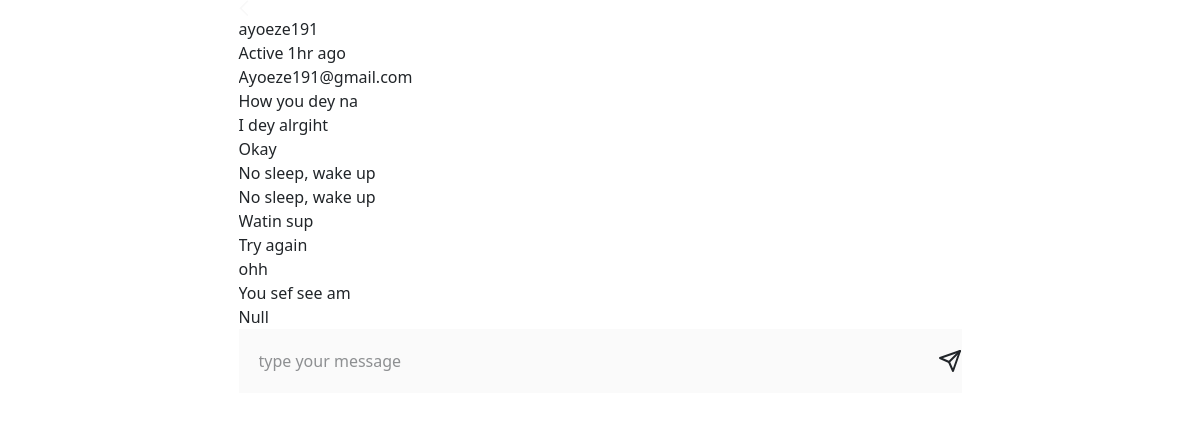
Page /chat/1/ (signed in) on the committed database.
### chat/models.py (models this page shows, shortened)
class Message(models.Model):
    thread = models.ForeignKey(Thread, on_delete=models.CASCADE)
    sender=models.ForeignKey(User, on_delete=models.CASCADE)
    content = models.TextField()
    timestamp = models.DateTimeField(auto_now_add=True)
    read=models.BooleanField(default=False)
    class Meta:
        ordering = ['timestamp']

### chat/views.py (the view)
# urls.py: path("chat/<int:room_id>/", views.room, name="room"),
def room(request, room_id):
    if not request.user.is_authenticated:
        return redirect("login-user")
    friend = User.objects.get(id=room_id)
    print(friend.email, "our friend")
    thread = Thread.objects.annotate(num_users=Count('users')).filter(thread_type='PSN', users=request.user).filter(users=friend,num_users=2
).first()
    Message.objects.filter(thread=thread, read=False).update(read=True)
    messages = Message.objects.filter(thread=thread)
    return render(request, "chat/room.html", {'room_id': room_id, 'messages': messages, 'friend': friend})

### chat/templates/chat/room.html (shortened to what this page needs)
{% extends 'chat/base.html' %}
{% load static tailwind_tags %}
 {% block content %}
  <div class="chat_message  md:h-[90vh] md:mt-[5vh] max-w-[723px] mx-auto h-[100vh]">
<div class="chat-message-header">
    <div><svg width="10" height="17" viewBox="0 0 10 17" fill="none" xmlns="http://www.w3.org/2000/svg">
        <path d="M0.304688 8.25L0.902344 7.65234L7.65234 0.902344L8.25 0.304688L9.41016 1.5L8.84766 2.09766L2.66016 8.25L8.84766 14.4023L9.44531 15L8.25 16.1953L7.65234 15.5977L0.902344 8.84766L0.304688 8.25Z" fill="#F8F8F8"/>
        </svg>
        </div>
    <div class="chat-message-header-details">
    <div class="username">
        <div class="name">{{friend}}</div>
        <div class="active">Active 1hr ago</div>
    </div>
    </div>
</div>
    <div id="chat-log" class="overflow-scroll">
        {% for message in messages %}
            <div class="message {% if message.sender == request.user %}right{% else %}left{% endif %}" >
               <div>
                {{ message.content}}</div></div>
        {% empty %}
        No messages
        {% endfor %}
    </div>
        <div class="relative w-full  flex bg-green-300">
            <div class="bg-[#fafafa] w-full flex gap-[30px]">
    <input id="chat-message-input" class="w-full flex-1 p-[20px]" placeholder="type your message" type="text" ><br>
     <span type="submit" class="flex items-center justify-center" id="chat-message-submit">
        <svg xmlns="http://www.w3.org/2000/svg" width="24" height="24" fill="none" stroke="currentColor" stroke-width="2" stroke-linecap="round" stroke-linejoin="round" class="send-icon">
            <line x1="22" y1="2" x2="11" y2="13"></line>
            <polygon points="22 2 15 22 11 13 2 9 22 2"></polygon>
          </svg>
        </span>
</div>
</div>
</div>
    {% endblock %}

### chat/templates/chat/base.html (shortened to what this page needs)
{% load static %}
{% load sass_tags %}
{% load static tailwind_tags %}
<!DOCTYPE html>
<html lang="en">
<head>
    {% tailwind_css %}
    <link href="{% sass_src 'chat/style.scss' %}" rel="stylesheet" type="text/css">
    <link href="https://cdn.jsdelivr.net/npm/bootstrap@5.3.3/dist/css/bootstrap.min.css" rel="stylesheet">
</head>
<body>
    <div class="">
    {% block content %}
    {% endblock %}
</body>
</html>

### rows in the picture
Message: content "Ayoeze191@gmail.com"
Message: content "How you dey na"
Message: content "I dey alrgiht"
Message: content "Okay"
Message: content "No sleep, wake up"
Message: content "No sleep, wake up"
Message: content "Watin sup"
Message: content "Try again"
Message: content "ohh"
Message: content "You sef see am"
Message: content "Null"

### other values in the picture
{{ friend }} "ayoeze191"
